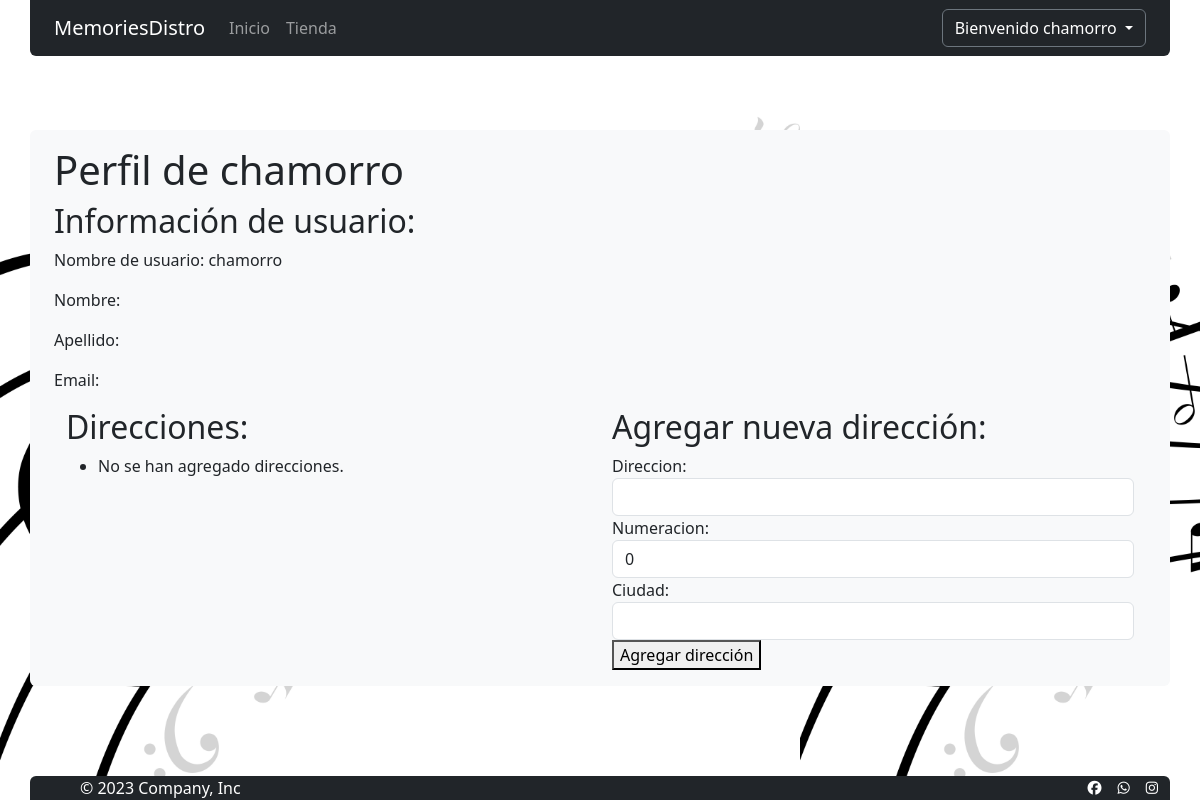
Page /perfil/perfil/ (signed in) on the earlier database version.
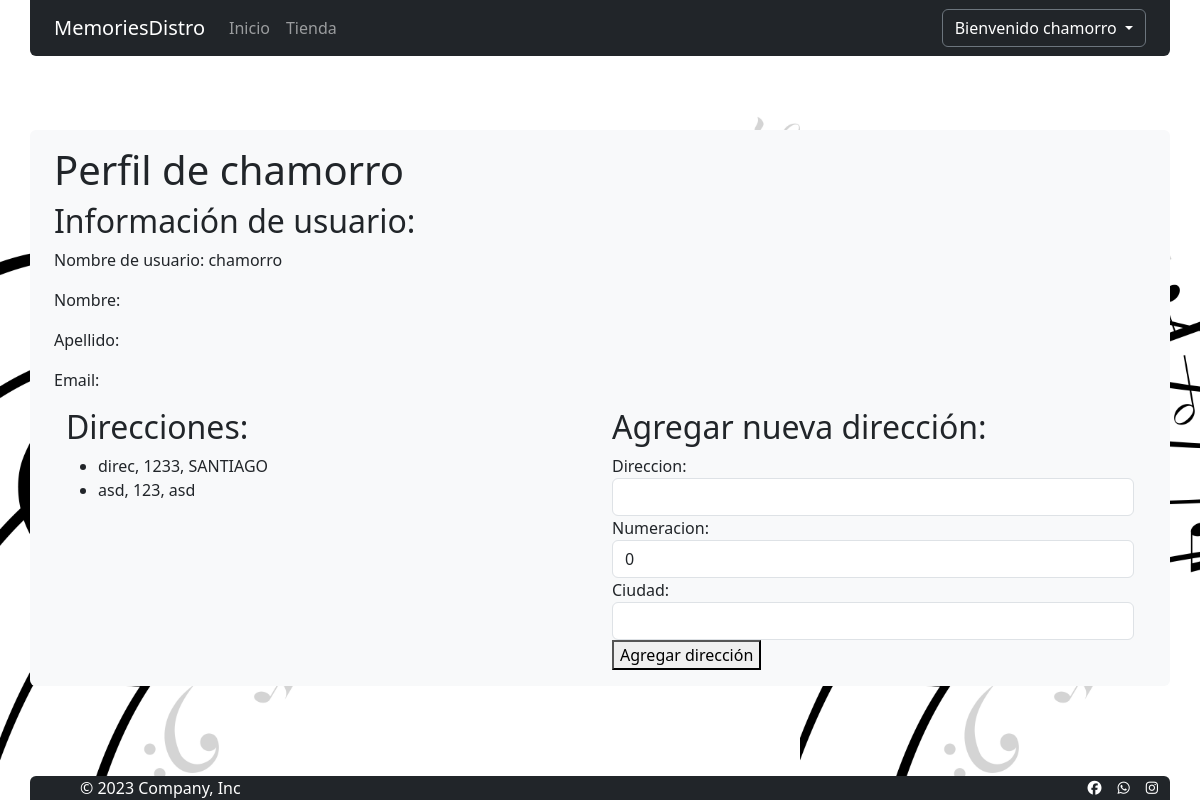
Same page on the later database version.
### autentificacion/models.py (models this page shows)
class Direccion(models.Model):
    user = models.ForeignKey(User, on_delete=models.CASCADE, related_name='direcciones')
    direccion = models.CharField(max_length=100)
    numeracion = models.IntegerField(default=0)
    ciudad = models.CharField(max_length=50)
    created=models.DateField(auto_now_add=True)
    updated=models.DateField(auto_now_add=True)
    class Meta:
        unique_together = ('user', 'direccion','numeracion', 'ciudad')
        verbose_name="Direccion"
        verbose_name_plural="Direcciones"

### perfil/views.py (the view, shortened to what this page needs)
# urls.py: path('perfil/',include('perfil.urls')),
@login_required
def perfil (request):
    if request.method =='GET':
        user = request.user
        direcciones = Direccion.objects.filter(user=user)
        form=DireccionForm()
        context = {
        'user': user,
        'direcciones': direcciones,
        'form': form
        }
        return render(request,"perfil.html",context)

### perfil/forms.py
class DireccionForm(ModelForm):
    class Meta:
        model = Direccion
        fields = ('direccion', 'numeracion', 'ciudad')
        widgets = {
            'direccion' : TextInput( attrs = { 'class':'form-control' }),
            'numeracion' : NumberInput( attrs = { 'class':'form-control' }),
            'ciudad' : TextInput( attrs = { 'class':'form-control' })
        }

### carro/context_processor.py (called while the page is built)
def importe_total_carro(request):
    carro = Carro(request)
    total=0
    if request.user.is_authenticated:
        for key,value in request.session["carro"].items():
            total=total+(float(value["precio"]))
    else:
       total="Debes hacer login"
    return {"importe_total_carro":total}

### perfil/templates/perfil.html (shortened to what this page needs)
{% extends "base.html" %}
{% load static %}
{% block styles %}
<link href="{% static 'perfil/css/style.css' %}" rel="stylesheet" type="text/css">
{% endblock styles %}
{% block contenido %}
<div class="container py-3 bg-grey" >
    <h1>Perfil de {{ user.username }}</h1>
    <h2>Información de usuario:</h2>
    <p>Nombre de usuario: {{ user.username }}</p>
    <p>Nombre: {{ user.first_name }}</p>
    <p>Apellido: {{ user.last_name }}</p>
    <p>Email: {{ user.email }}</p>
    <div class="container">
        <div class="row">
            <div class="col-6" >
                <h2>Direcciones:</h2>
                <ul>
                    {% for direccion in direcciones %}
                    <li>{{ direccion.direccion }}, {{ direccion.numeracion }}, {{ direccion.ciudad }}</li>
                {% empty %}
                    <li>No se han agregado direcciones.</li>
                {% endfor %}
                </ul>
            </div>
            <div class="col-6">
                <h2>Agregar nueva dirección:</h2>
                <form method="post">
                    {{ form.as_table }}
                    <button type="submit">Agregar dirección</button>
                </form>
            </div>
        </div>
    </div>
</div>
{% endblock %}

Differences in the rows shown:
added Direccion: direccion "direc", numeracion "1233", ciudad "SANTIAGO"
added Direccion: direccion "asd", numeracion "123", ciudad "asd"
Other differences:
text no longer shown: "No se han agregado direcciones."
